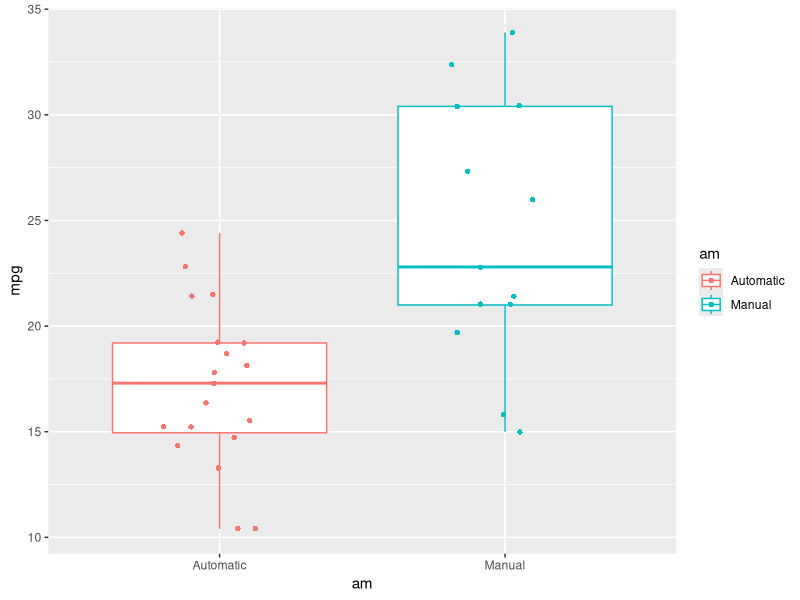

Reproduce this figure in R.
## ---- chunk 1
knitr::opts_chunk$set(echo = TRUE)
## ---- chunk 2
library(ggplot2)

data(mtcars)
head(mtcars)
str(mtcars)
## ---- chunk 3
# Transform same varialbes into factor
mtcars$am <- factor(mtcars$am,labels=c("Automatic","Manual"))
mtcars$cyl <- as.factor(mtcars$cyl)
mtcars$vs <- as.factor(mtcars$vs)
mtcars$gear <- factor(mtcars$gear)
mtcars$carb <- factor(mtcars$carb)
## ---- chunk 4
#boxplot(mpg ~ am, data = mtcars, col = (c("red","blue")), ylab = "Miles Per Gallon", xlab = "Transmission Type")
g <- ggplot(mtcars, aes(x=am, y=mpg, color = am)) + 
          geom_boxplot()
g <- g + geom_jitter(shape=16, position=position_jitter(0.2))
g
